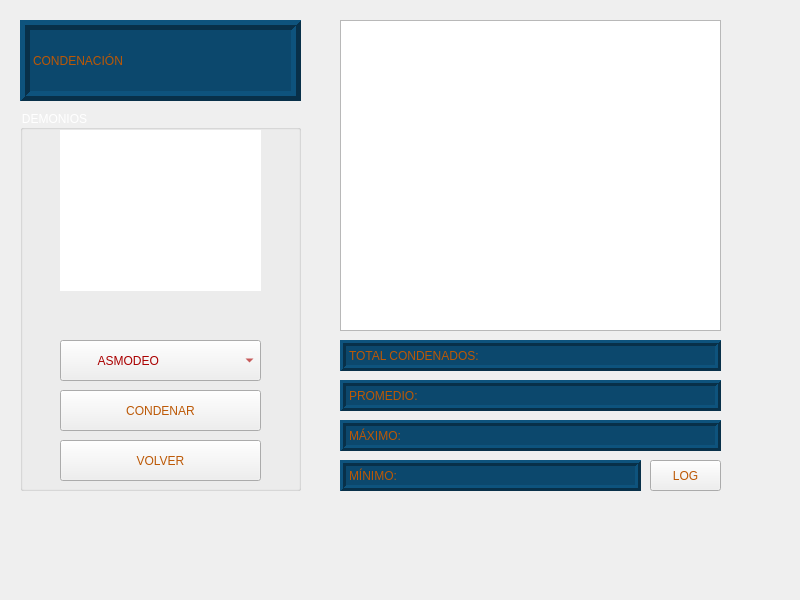
<?xml version="1.0" encoding="UTF-8"?>
<ui version="4.0">
 <class>Ventana_Condenacion</class>
 <widget class="QMainWindow" name="Ventana_Condenacion">
  <property name="geometry">
   <rect>
    <x>0</x>
    <y>0</y>
    <width>800</width>
    <height>600</height>
   </rect>
  </property>
  <property name="windowTitle">
   <string>MainWindow</string>
  </property>
  <widget class="QWidget" name="centralwidget">
   <widget class="QLabel" name="label">
    <property name="geometry">
     <rect>
      <x>0</x>
      <y>0</y>
      <width>741</width>
      <height>531</height>
     </rect>
    </property>
    <property name="text">
     <string/>
    </property>
    <property name="textFormat">
     <enum>Qt::PlainText</enum>
    </property>
    <property name="pixmap">
     <pixmap resource="Imagenes.qrc">:/Listas/fondo_condenacion.jpg</pixmap>
    </property>
    <property name="scaledContents">
     <bool>true</bool>
    </property>
   </widget>
   <widget class="QLabel" name="label_2">
    <property name="geometry">
     <rect>
      <x>20</x>
      <y>20</y>
      <width>281</width>
      <height>81</height>
     </rect>
    </property>
    <property name="styleSheet">
     <string notr="true">background-color: rgb(12, 72, 109);
font: 75 italic 24pt &quot;Times New Roman&quot;;
color: rgb(188, 88, 5);</string>
    </property>
    <property name="frameShape">
     <enum>QFrame::Box</enum>
    </property>
    <property name="frameShadow">
     <enum>QFrame::Raised</enum>
    </property>
    <property name="lineWidth">
     <number>5</number>
    </property>
    <property name="text">
     <string>CONDENACIÓN</string>
    </property>
   </widget>
   <widget class="QGroupBox" name="groupBox">
    <property name="geometry">
     <rect>
      <x>20</x>
      <y>110</y>
      <width>281</width>
      <height>381</height>
     </rect>
    </property>
    <property name="styleSheet">
     <string notr="true">font: italic 14pt &quot;Times New Roman&quot;;
color: rgb(255, 255, 255);</string>
    </property>
    <property name="title">
     <string>DEMONIOS</string>
    </property>
    <widget class="QPushButton" name="pushButton">
     <property name="geometry">
      <rect>
       <x>40</x>
       <y>280</y>
       <width>201</width>
       <height>41</height>
      </rect>
     </property>
     <property name="styleSheet">
      <string notr="true">font: 75 italic 14pt &quot;Times New Roman&quot;;
color: rgb(188, 88, 5);</string>
     </property>
     <property name="text">
      <string>CONDENAR</string>
     </property>
    </widget>
    <widget class="QComboBox" name="comboBox">
     <property name="geometry">
      <rect>
       <x>40</x>
       <y>230</y>
       <width>201</width>
       <height>41</height>
      </rect>
     </property>
     <property name="styleSheet">
      <string notr="true">color: rgb(170, 0, 0);</string>
     </property>
     <item>
      <property name="text">
       <string>          ASMODEO</string>
      </property>
     </item>
     <item>
      <property name="text">
       <string>          BELFEGOR</string>
      </property>
     </item>
     <item>
      <property name="text">
       <string>          MAMMÓN</string>
      </property>
     </item>
     <item>
      <property name="text">
       <string>           ABADÓN</string>
      </property>
     </item>
     <item>
      <property name="text">
       <string>             SATÁN</string>
      </property>
     </item>
     <item>
      <property name="text">
       <string>           BELCEBÚ</string>
      </property>
     </item>
     <item>
      <property name="text">
       <string>           LUCIFER</string>
      </property>
     </item>
    </widget>
    <widget class="QLabel" name="label_3">
     <property name="geometry">
      <rect>
       <x>40</x>
       <y>20</y>
       <width>201</width>
       <height>161</height>
      </rect>
     </property>
     <property name="styleSheet">
      <string notr="true">background-color: rgb(255, 255, 255);</string>
     </property>
     <property name="text">
      <string/>
     </property>
     <property name="scaledContents">
      <bool>true</bool>
     </property>
    </widget>
    <widget class="QLabel" name="label_4">
     <property name="geometry">
      <rect>
       <x>40</x>
       <y>190</y>
       <width>201</width>
       <height>31</height>
      </rect>
     </property>
     <property name="layoutDirection">
      <enum>Qt::LeftToRight</enum>
     </property>
     <property name="styleSheet">
      <string notr="true">color: rgb(255, 255, 255);
</string>
     </property>
     <property name="text">
      <string/>
     </property>
     <property name="textFormat">
      <enum>Qt::PlainText</enum>
     </property>
    </widget>
    <widget class="QPushButton" name="pushButton_2">
     <property name="geometry">
      <rect>
       <x>40</x>
       <y>330</y>
       <width>201</width>
       <height>41</height>
      </rect>
     </property>
     <property name="styleSheet">
      <string notr="true">font: 75 italic 14pt &quot;Times New Roman&quot;;
color: rgb(188, 88, 5);</string>
     </property>
     <property name="text">
      <string>VOLVER</string>
     </property>
    </widget>
   </widget>
   <widget class="QTextBrowser" name="textBrowser">
    <property name="geometry">
     <rect>
      <x>340</x>
      <y>20</y>
      <width>381</width>
      <height>311</height>
     </rect>
    </property>
   </widget>
   <widget class="QLabel" name="label_total">
    <property name="geometry">
     <rect>
      <x>340</x>
      <y>340</y>
      <width>381</width>
      <height>31</height>
     </rect>
    </property>
    <property name="styleSheet">
     <string notr="true">background-color: rgb(12, 72, 109);
font: 75 italic 15pt &quot;Times New Roman&quot;;
color: rgb(188, 88, 5);</string>
    </property>
    <property name="frameShape">
     <enum>QFrame::Box</enum>
    </property>
    <property name="frameShadow">
     <enum>QFrame::Raised</enum>
    </property>
    <property name="lineWidth">
     <number>3</number>
    </property>
    <property name="text">
     <string>TOTAL CONDENADOS:</string>
    </property>
   </widget>
   <widget class="QLabel" name="label_promedio">
    <property name="geometry">
     <rect>
      <x>340</x>
      <y>380</y>
      <width>381</width>
      <height>31</height>
     </rect>
    </property>
    <property name="styleSheet">
     <string notr="true">background-color: rgb(12, 72, 109);
font: 75 italic 15pt &quot;Times New Roman&quot;;
color: rgb(188, 88, 5);</string>
    </property>
    <property name="frameShape">
     <enum>QFrame::Box</enum>
    </property>
    <property name="frameShadow">
     <enum>QFrame::Raised</enum>
    </property>
    <property name="lineWidth">
     <number>3</number>
    </property>
    <property name="text">
     <string>PROMEDIO:</string>
    </property>
   </widget>
   <widget class="QLabel" name="label_max">
    <property name="geometry">
     <rect>
      <x>340</x>
      <y>420</y>
      <width>381</width>
      <height>31</height>
     </rect>
    </property>
    <property name="styleSheet">
     <string notr="true">background-color: rgb(12, 72, 109);
font: 75 italic 15pt &quot;Times New Roman&quot;;
color: rgb(188, 88, 5);</string>
    </property>
    <property name="frameShape">
     <enum>QFrame::Box</enum>
    </property>
    <property name="frameShadow">
     <enum>QFrame::Raised</enum>
    </property>
    <property name="lineWidth">
     <number>3</number>
    </property>
    <property name="text">
     <string>MÁXIMO:</string>
    </property>
   </widget>
   <widget class="QLabel" name="label_min">
    <property name="geometry">
     <rect>
      <x>340</x>
      <y>460</y>
      <width>301</width>
      <height>31</height>
     </rect>
    </property>
    <property name="styleSheet">
     <string notr="true">background-color: rgb(12, 72, 109);
font: 75 italic 15pt &quot;Times New Roman&quot;;
color: rgb(188, 88, 5);</string>
    </property>
    <property name="frameShape">
     <enum>QFrame::Box</enum>
    </property>
    <property name="frameShadow">
     <enum>QFrame::Raised</enum>
    </property>
    <property name="lineWidth">
     <number>3</number>
    </property>
    <property name="text">
     <string>MÍNIMO:</string>
    </property>
   </widget>
   <widget class="QPushButton" name="pushButton_3">
    <property name="geometry">
     <rect>
      <x>650</x>
      <y>460</y>
      <width>71</width>
      <height>31</height>
     </rect>
    </property>
    <property name="styleSheet">
     <string notr="true">font: 75 italic 14pt &quot;Times New Roman&quot;;
color: rgb(188, 88, 5);</string>
    </property>
    <property name="text">
     <string>LOG</string>
    </property>
   </widget>
  </widget>
 </widget>
 <resources>
  <include location="Imagenes.qrc"/>
 </resources>
 <connections/>
</ui>
